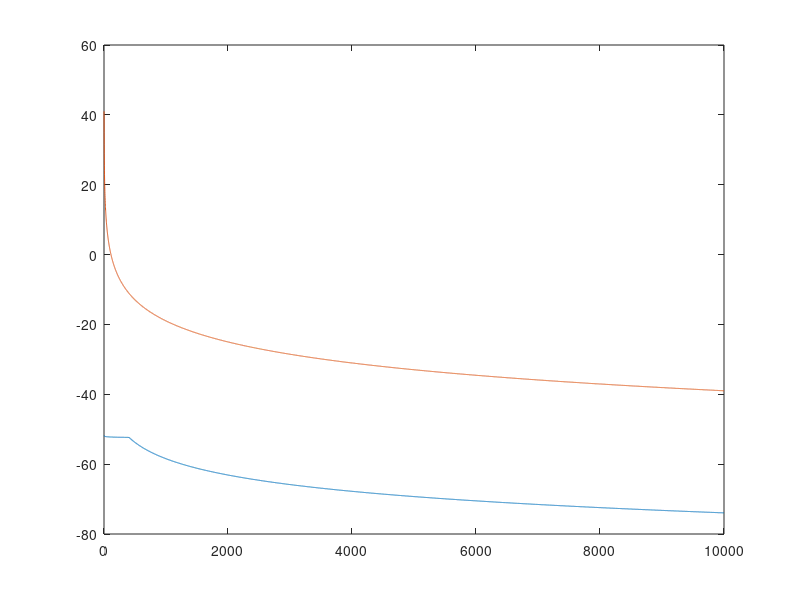

The MATLAB source for this figure:
% path loss of plain
clear all
txPower = 43; % in dBm
frequency = 900e6;
Height=5;
distance = 1:1:10000;

for d=1:1:10000
%PL(d)=46.17 + 34.19*log10(d/1000)+20*log10(frequency/1e6);

if d>400
    PL(d)=54.95-(0.2*Height-16.5)*log10(d);
else
    PL(d)=(0.61*Height+91.75)-(0.43*Height-2.36)*log10(d);
end

FSPL(d)=32.45 + 20* log10(d/1000)+10*log10(frequency/1e6);
Rx(d)=txPower - PL(d);
RxFS(d)=txPower - FSPL(d);
end

plot(distance,Rx)
hold on
plot(distance,RxFS)
hold off